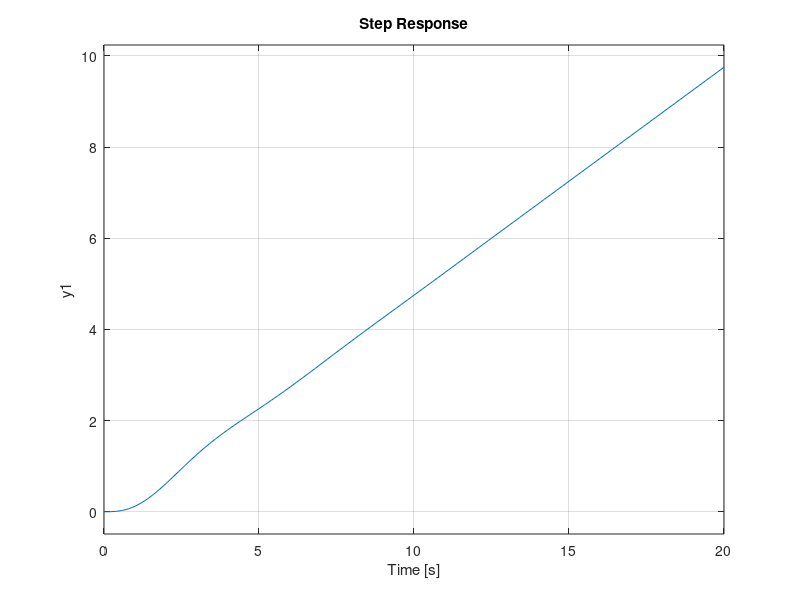

The MATLAB source for this figure:
% La corrente che viene riversata nei due serbatoi
Q1 = 1;
Q2 = 1;

% La capacità di ogni serbatoio
C1 = 1;
C2 = 1;

% La resistenza della condotta che collega i serbatoi
R = 1;

% Induttanza della condotta
L = 1;

ro = 1000;
g = 9.81;

A = [0, 0, -1/C1; 0, 0, 1/C2; 1/L, -1/L, -R/L];
B = [1/C1 0 0];
%C = [0 1/ro*g 0];
C = [0 1 0];
D = 0;

G = ss(A, B', C, D);
step(G);
